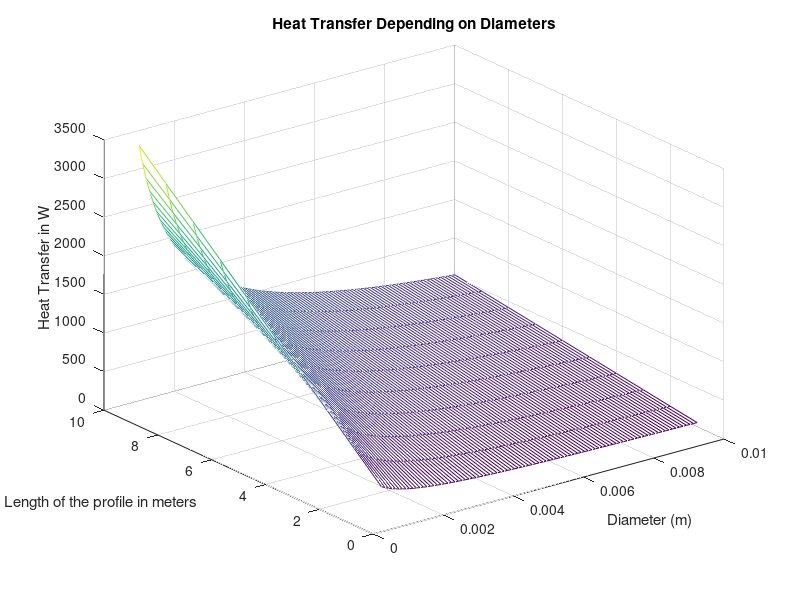

MATLAB code to generate this figure:
% Program to calculate heat transfer in smooth pipe (one phase)
% Refrigerant; R407C
clear all
% Material properties
Pr = 3.115;
Rho = 1/(0.84*10^-3); % specific volume
% kg / m^3
% dynamic viscosity eta / density = kinematic viscosity
eta = 0.213*10^-3;    % Ns/m^2
lambda = 0.094;       % W / mK

% geometric properties pipe diameter and length

L=1:1:10;             % Length of the profile
L_max = numel(L);
d_i = 1:0.1:10;         % starting from 1 with step size 1 vector is created
d_i_max = numel(d_i);
[d_i, L] = meshgrid(d_i, L);
d_i = d_i .* 10^-3;    % element wise 

A_sa = pi.*d_i.^2./4;   % flow sufrace area
A_ca = pi.*d_i.*L;      % Circumference area (heat transfer)

% Process quantities 
M = 0.03;               % mass flow (kg/s)
% M = [kg/s] = Asa*v*rho = [m^2]*[m/s]*[ kg / m^3]
% v = M / Asa*rho
v = M ./ (A_sa.*Rho);    % velocity
Re = Rho.*d_i.*v./eta;   % Reynolds number
DeltaT = 2;           % 2K temperature difference

% calculation of Heat Transfer loop


for i= 1:L_max
for j=1:d_i_max

switch true
    
    case Re(i,j) > 10000  
    Nu(i,j) = 0.024*Re(i,j)^0.8*Pr^(1/3);
    
    case 10000 > Re(i,j) > 2300
    Xi(i,j) = (1.8*log10(Re(i,j))-1.5)^-2; 
    Nu(i,j) = (Xi(i,j)/8*Re(i,j)*Pr)/(1+12.7*(Xi(i,j)/8)^(0.5)*(Pr^(2/3)-1))*(1+(d_i(i,j)/L)^(2/3));
    
    case Re(i,j) < 2300
    X(i,j) = L/(d_i(i,j)*Re(i,j)*Pr);
    Nu_O(i,j) = 3.657/(tanh(2.264*X(i,j)^(1/3)+1.7*X(i,j)^(2/3)))+0.0499/X(i,j)*tanh(X(i,j));
    Nu(i,j) = Nu_O(i,j) * 1 /(tanh(2.43*Pr^(1/6)*X(i,j)^6));
    
end

alpha(i,j) = Nu(i,j) * lambda/d_i(i,j)     % W/m^K
Q(i,j) = alpha(i,j) * A_ca(i,j) * DeltaT   % W

end
end

mesh(d_i, L, Q)
xlabel('Diameter (m)')
ylabel('Length of the profile in meters')
zlabel('Heat Transfer in W')
title('Heat Transfer Depending on Diameters')
    
    
    
    
        
                       
                       









